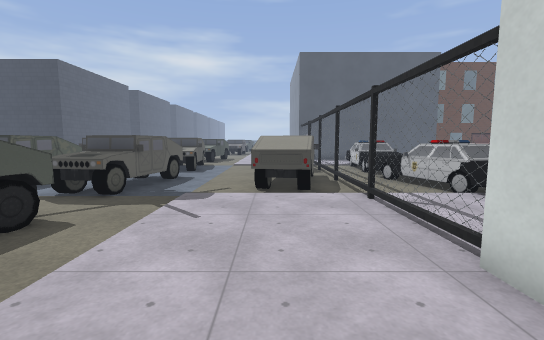
view 1 (above)

24 first-person views from a walk through a 3-D level made in the Godot game engine. The camera is 1.5 m above the floor, tilts 6° down and sees 90° across. The floor is counted in squares, 1 m on a side. Each view is taken from the middle of a square. On the plan, view 1 faces up. The plan holds only what a view shows up to about 14 squares ahead; the rest is blank. The place goes on beyond the plan. Characters and animated objects are left out. Some surface patterns are stand-ins.

view 2
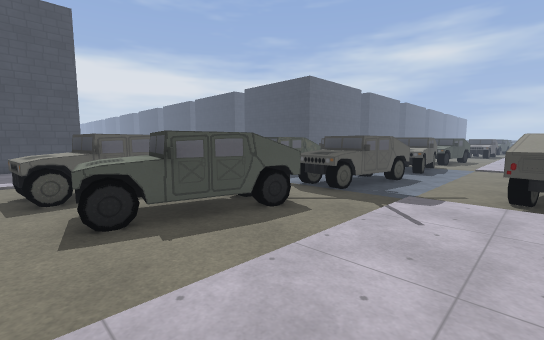

view 3
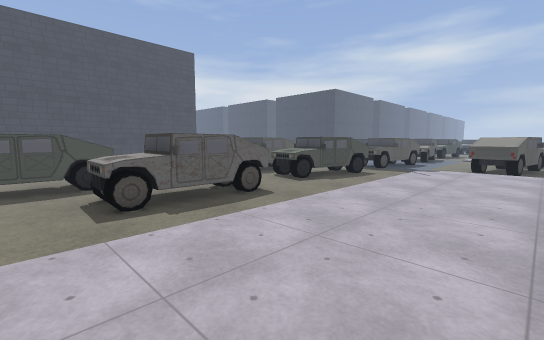

view 4
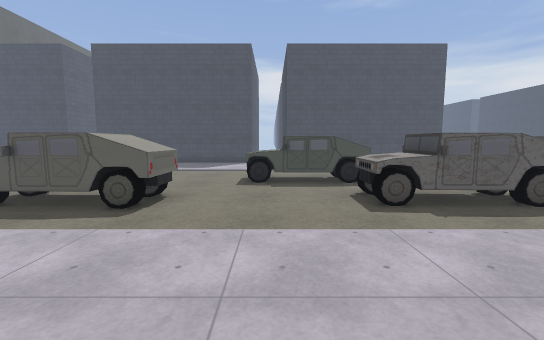

view 5
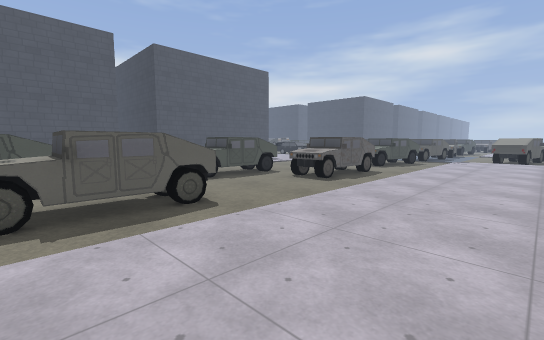

view 6
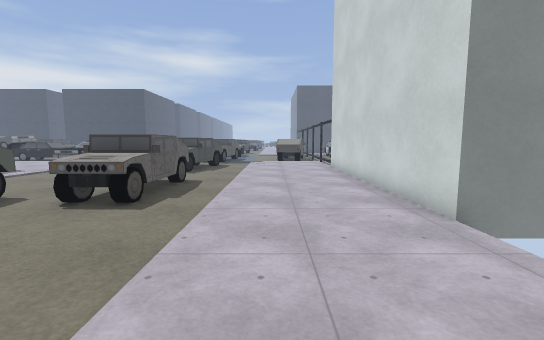

view 7
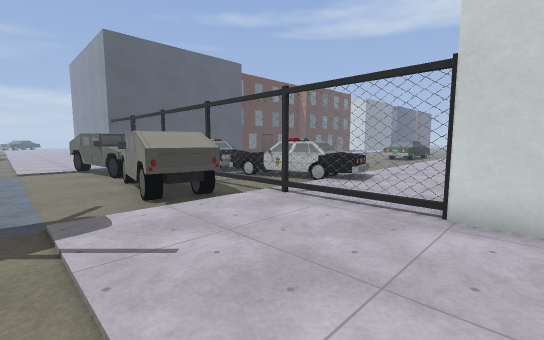

view 8
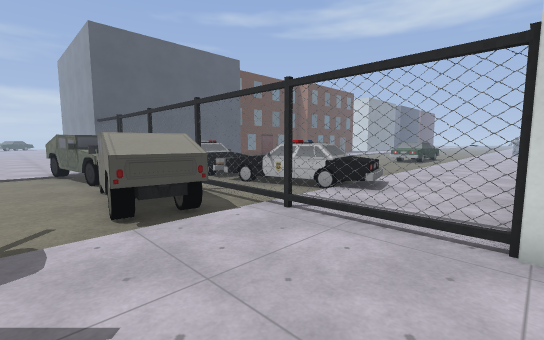

view 9
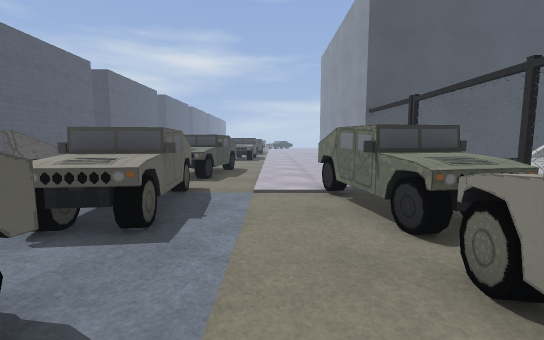

view 10
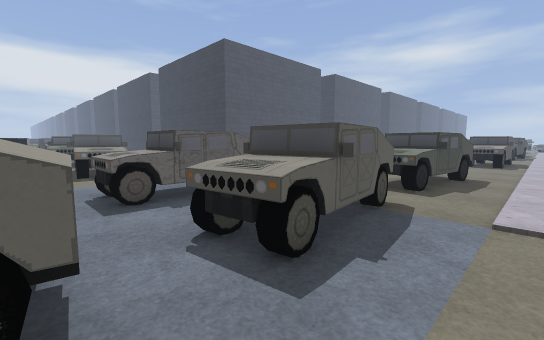

view 11
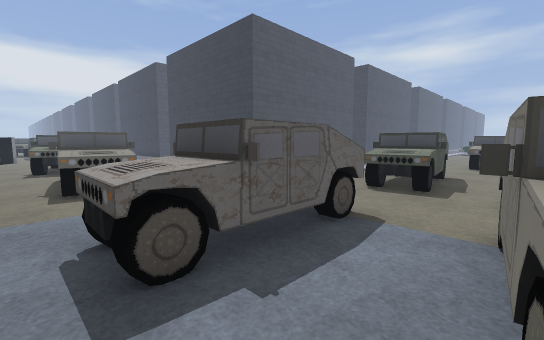

view 12
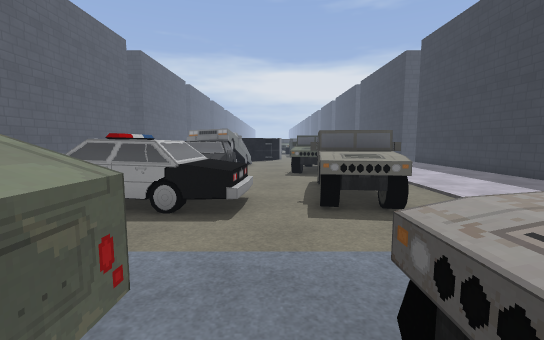

view 13
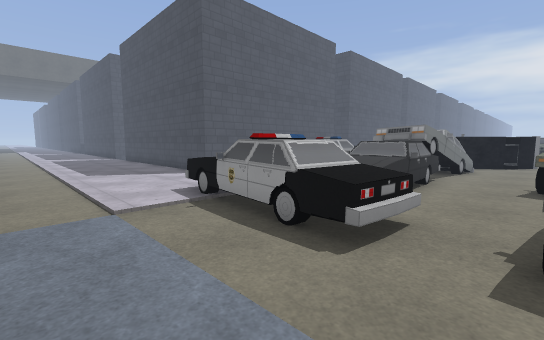

view 14
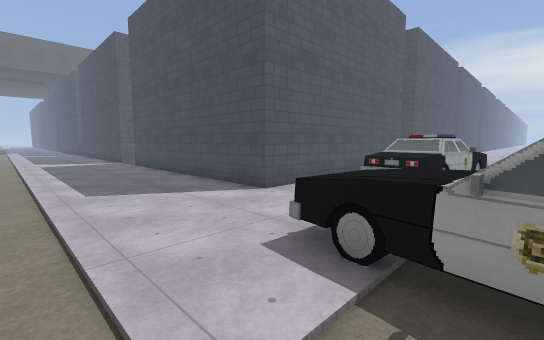

view 15
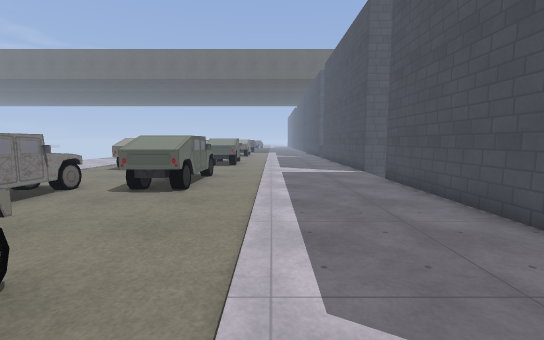

view 16
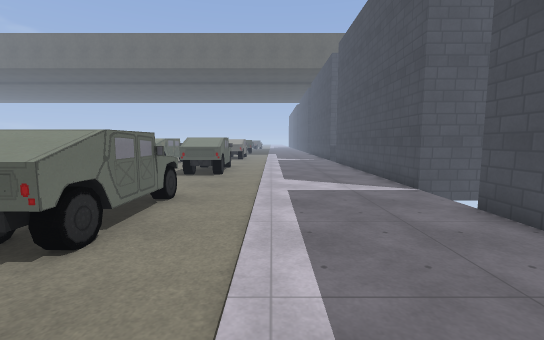

view 17
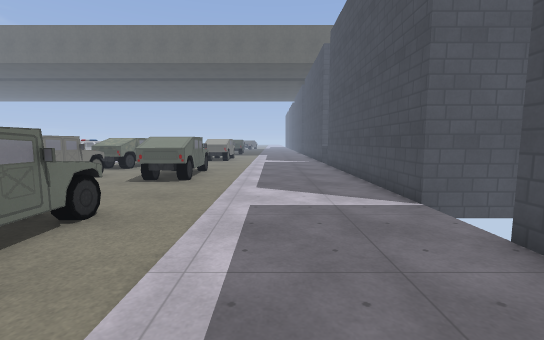

view 18
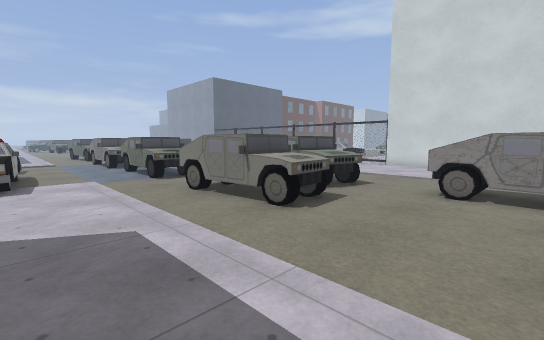

view 19
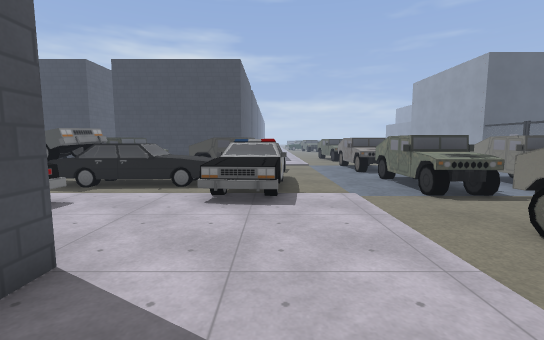

view 20
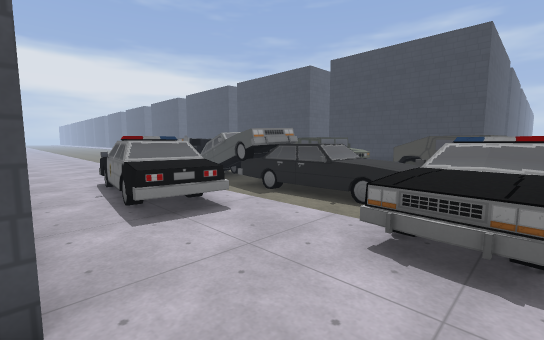

view 21
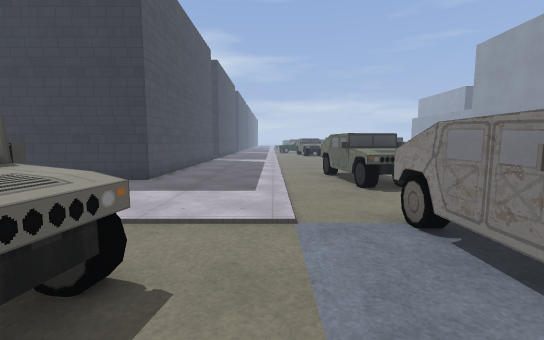

view 22
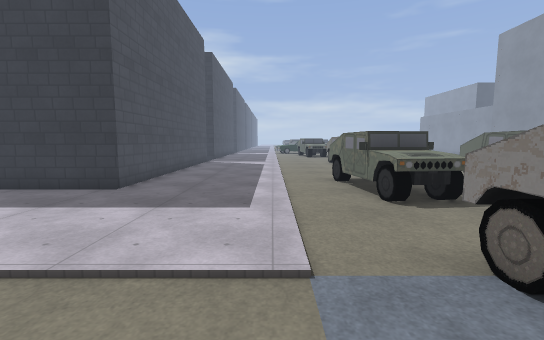

view 23
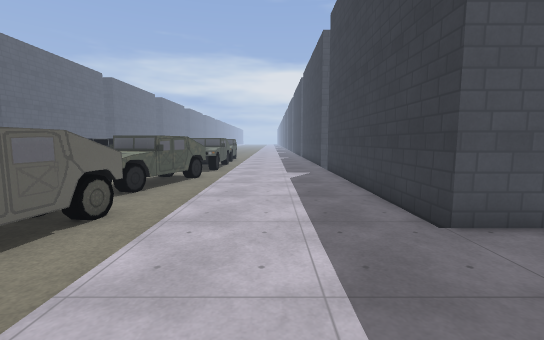

view 24
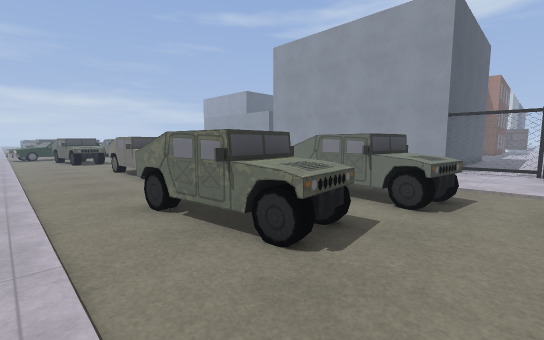

### Floor plan
Key: @ floor where view 1 was taken; # wall or solid block; x gap in a wall; . main floor; : floor 1 m higher than the main floor; = window, fence, low wall or low ledge; ^ raised ledge; F fence; T thing the floor can be seen under or through; O other object.
Columns run from 25 left of view 1 to 6 right of it. Each row starts with its distance up from view 1.
 26        #......#^^..  ...
 25        #.......##..^ ^..
 24        #.......##..###.... #
 23 ########.......###.###.... ##
 22 ...............^^^.###.... .#
 21 ...................^^......F..
 20 ....................x.........
 19 ...................^^.... ^ F.
 18 ...............^^..##...=#
 17 ^..............##..##....#
 16  ##^#.^###^....##..###...###
 15   #^^.###^^....^^..^^^...^^=F
 14 ..#^#...#^^....^^..^^....^^^..::
 13 .........................^^^..==
 12 .........^^=...^^  ^^^...^ =..O=
 11 ####^^^^^^^....##. ###...###F.O
 10 ####^^^^^##....##..###...###...
  9  #####=.#^#....##..^##...## ..#x
  8    .....^^^....^^..^^.....^ F..O
  7 ^^^^^...^^^....... .........F..=
  6   ^^^^...........   ........F...
  5 =^#^^=.........^    #.......F...
  4 ...............#    #.......F...
  3 ########.......##.###.......#
  2        #.......###^^^.......#
  1        #.......^^#^^........#
  0        #.......^^........@..#
 -1        #....................#
 -2        #...........^^.......#
 -3        #...........TT.......#
 -4        #...........TT.......#
 -5        #.......^^..TT.......#
 -6        #.......###.^^.......#
 -7        #.......###..........#
 -8        #.......###..........##
 -9         .......^^#..........
-10         .......^^...........
-11        #....................
-12        #...........^^#......
-13        #...........###......
-14        #...........###......
-15        #.......##..###.....
-16        #.......##..^^..... .

Where each view was taken, in squares from view 1:
view 1: 0 up, 0 right, facing up
view 2: 0 up, 0 right, facing up-left
view 3: 8 down, 2 right, facing up-left
view 4: 9 down, 2 right, facing left
view 5: 16 down, 2 right, facing up-left
view 6: 13 down, 1 left, facing up
view 7: 2 up, 3 left, facing up-right
view 8: 3 up, 2 left, facing up-right
view 9: 10 up, 2 left, facing up
view 10: 12 up, 2 left, facing up-left
view 11: 13 up, 6 left, facing up-left
view 12: 13 up, 9 left, facing left
view 13: 14 up, 11 left, facing down-left
view 14: 9 up, 12 left, facing down-left
view 15: 3 up, 13 left, facing down
view 16: 2 down, 13 left, facing down
view 17: 4 down, 14 left, facing down
view 18: 4 down, 15 left, facing up-right
view 19: 0 up, 15 left, facing up
view 20: 3 up, 15 left, facing up-left
view 21: 13 up, 13 left, facing up
view 22: 15 up, 13 left, facing up
view 23: 20 up, 13 left, facing left
view 24: 19 up, 13 left, facing up-right
